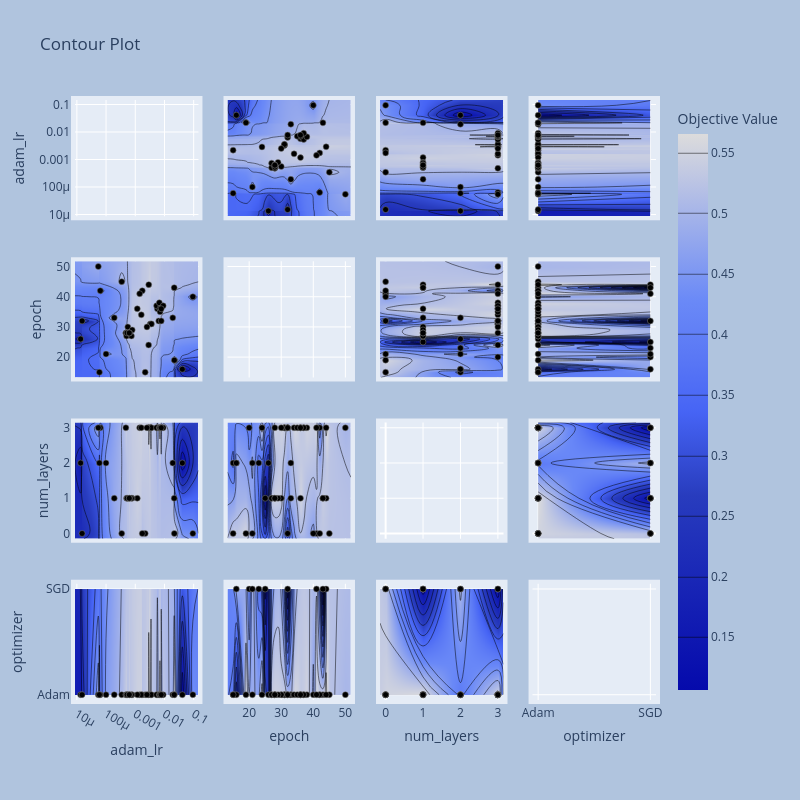

Write notebook code for a chart like this one.
### Code cell
fig = optuna.visualization.plot_contour(study, params=['num_layers',
                                                'optimizer',
                                                'adam_lr',
                                                'epoch'
                                               ])
fig.update_layout(
    autosize=False,
    width=800,
    height=800,
    margin=dict(
        l=50,
        r=50,
        b=100,
        t=100,
        pad=4
    ),
    paper_bgcolor="LightSteelBlue",
)

### Figure 1 — Plotly figure (JSON) as saved in the notebook; plotly's stock layout.template omitted (floating-point values rounded to 4 significant figures; data arrays with more than 128 entries replaced by an {"elided": "..."} marker saying what was removed)
{"data": [{"type": "scatter", "xaxis": "x", "yaxis": "y"}, {"autocontour": true, "colorbar": {"title": {"text": "Objective Value"}}, "colorscale": [[0, "rgb(5,10,172)"], [0.35, "rgb(40,60,190)"], [0.5, "rgb(70,100,245)"], [0.6, "rgb(90,120,245)"], [0.7, "rgb(106,137,247)"], [1, "rgb(220,220,220)"]], "connectgaps": true, "contours": {"coloring": "heatmap", "end": 0.55, "size": 0.05, "start": 0.15}, "hoverinfo": "none", "line": {"smoothing": 1.3}, "reversescale": false, "showscale": true, "type": "contour", "x": [8.635e-06, 1.344e-05, 1.508e-05, 5.424e-05, 5.918e-05, 6.343e-05, 9.957e-05, 0.0001906, 0.0003435, 0.0004775, 0.000504, 0.0005267, 0.000556, 0.0006225, 0.0006369, 0.0007384, 0.0007847, 0.001172, 0.001414, 0.001608, 0.001737, 0.002186, 0.002511, 0.002872, 0.002895, 0.003255, 0.00346, 0.003571, 0.005388, 0.005717, 0.006378, 0.006667, 0.006992, 0.007082, 0.007739, 0.007756, 0.009037, 0.01924, 0.02153, 0.02179, 0.04093, 0.09376, 0.1459], "xaxis": "x5", "y": [13.25, 15, 16, 19, 20, 21, 23, 24, 25, 26, 27, 28, 29, 30, 31, 32, 33, 34, 35, 36, 37, 38, 40, 41, 42, 43, 44, 45, 50, 51.75], "yaxis": "y5", "z": {"elided": "30x43 float values"}}, {"marker": {"color": "black", "line": {"color": "Grey", "width": 0.5}}, "mode": "markers", "showlegend": false, "type": "scatter", "x": [0.002186, 0.0003435, 0.01924, 9.957e-05, 6.343e-05, 0.02179, 1.344e-05, 0.04093, 0.0004775, 5.424e-05, 0.02153, 5.918e-05, 1.508e-05, 0.000504, 0.002872, 0.0001906, 0.09376, 0.001737, 0.001414, 0.002895, 0.001608, 0.00346, 0.003255, 0.003571, 0.002511, 0.006378, 0.007756, 0.001172, 0.000556, 0.0005267, 0.0007847, 0.0007384, 0.0006369, 0.0006225, 0.005717, 0.005388, 0.006667, 0.006992, 0.009037, 0.007082, 0.007739], "xaxis": "x5", "y": [15, 45, 33, 21, 42, 19, 26, 16, 28, 50, 43, 15, 32, 27, 24, 33, 40, 42, 41, 44, 34, 31, 31, 31, 30, 32, 32, 36, 30, 28, 29, 27, 28, 28, 36, 37, 38, 36, 37, 35, 36], "yaxis": "y5"}, {"autocontour": true, "colorbar": {"title": {"text": "Objective Value"}}, "colorscale": [[0, "rgb(5,10,172)"], [0.35, "rgb(40,60,190)"], [0.5, "rgb(70,100,245)"], [0.6, "rgb(90,120,245)"], [0.7, "rgb(106,137,247)"], [1, "rgb(220,220,220)"]], "connectgaps": true, "contours": {"coloring": "heatmap", "end": 0.55, "size": 0.05, "start": 0.15}, "hoverinfo": "none", "line": {"smoothing": 1.3}, "reversescale": false, "showscale": false, "type": "contour", "x": [8.635e-06, 1.344e-05, 1.508e-05, 5.424e-05, 5.918e-05, 6.343e-05, 9.957e-05, 0.0001906, 0.0003435, 0.0004775, 0.000504, 0.0005267, 0.000556, 0.0006225, 0.0006369, 0.0007384, 0.0007847, 0.001172, 0.001414, 0.001608, 0.001737, 0.002186, 0.002511, 0.002872, 0.002895, 0.003255, 0.00346, 0.003571, 0.005388, 0.005717, 0.006378, 0.006667, 0.006992, 0.007082, 0.007739, 0.007756, 0.009037, 0.01924, 0.02153, 0.02179, 0.04093, 0.09376, 0.1459], "xaxis": "x9", "y": [-0.15, 0, 1, 2, 3, 3.15], "yaxis": "y9", "z": {"elided": "6x43 float values"}}, {"marker": {"color": "black", "line": {"color": "Grey", "width": 0.5}}, "mode": "markers", "showlegend": false, "type": "scatter", "x": [0.002186, 0.0003435, 0.01924, 9.957e-05, 6.343e-05, 0.02179, 1.344e-05, 0.04093, 0.0004775, 5.424e-05, 0.02153, 5.918e-05, 1.508e-05, 0.000504, 0.002872, 0.0001906, 0.09376, 0.001737, 0.001414, 0.002895, 0.001608, 0.00346, 0.003255, 0.003571, 0.002511, 0.006378, 0.007756, 0.001172, 0.000556, 0.0005267, 0.0007847, 0.0007384, 0.0006369, 0.0006225, 0.005717, 0.005388, 0.006667, 0.006992, 0.009037, 0.007082, 0.007739], "xaxis": "x9", "y": [0, 0, 2, 2, 3, 0, 2, 2, 3, 3, 1, 2, 0, 1, 3, 1, 0, 0, 3, 3, 3, 3, 3, 3, 3, 3, 3, 1, 1, 1, 1, 1, 1, 1, 3, 3, 3, 3, 3, 3, 3], "yaxis": "y9"}, {"autocontour": true, "colorbar": {"title": {"text": "Objective Value"}}, "colorscale": [[0, "rgb(5,10,172)"], [0.35, "rgb(40,60,190)"], [0.5, "rgb(70,100,245)"], [0.6, "rgb(90,120,245)"], [0.7, "rgb(106,137,247)"], [1, "rgb(220,220,220)"]], "connectgaps": true, "contours": {"coloring": "heatmap", "end": 0.55, "size": 0.05, "start": 0.15}, "hoverinfo": "none", "line": {"smoothing": 1.3}, "reversescale": false, "showscale": false, "type": "contour", "x": [8.635e-06, 1.344e-05, 1.508e-05, 5.424e-05, 5.918e-05, 6.343e-05, 9.957e-05, 0.0001906, 0.0003435, 0.0004775, 0.000504, 0.0005267, 0.000556, 0.0006225, 0.0006369, 0.0007384, 0.0007847, 0.001172, 0.001414, 0.001608, 0.001737, 0.002186, 0.002511, 0.002872, 0.002895, 0.003255, 0.00346, 0.003571, 0.005388, 0.005717, 0.006378, 0.006667, 0.006992, 0.007082, 0.007739, 0.007756, 0.009037, 0.01924, 0.02153, 0.02179, 0.04093, 0.09376, 0.1459], "xaxis": "x13", "y": ["Adam", "SGD"], "yaxis": "y13", "z": [[null, 0.1541, 0.2167, 0.484, 0.3354, 0.3707, 0.4586, 0.4815, 0.5082, 0.5378, 0.5291, 0.5236, 0.5236, 0.5362, 0.5267, 0.5296, 0.5311, 0.5447, 0.5462, 0.5479, 0.5183, 0.5265, 0.5398, 0.5242, 0.5586, 0.5293, 0.5656, 0.5257, 0.5042, 0.48, 0.5192, 0.5407, 0.4939, 0.5383, 0.5189, 0.487, 0.5256, 0.4833, 0.5282, 0.5448, 0.1063, 0.4369, null], [null, null, null, null, null, null, null, null, null, null, null, null, null, null, null, null, null, null, null, null, null, null, null, null, null, null, null, null, null, null, null, null, null, null, null, null, null, null, null, null, null, null, null]]}, {"marker": {"color": "black", "line": {"color": "Grey", "width": 0.5}}, "mode": "markers", "showlegend": false, "type": "scatter", "x": [0.002186, 0.0003435, 0.01924, 9.957e-05, 6.343e-05, 0.02179, 1.344e-05, 0.04093, 0.0004775, 5.424e-05, 0.02153, 5.918e-05, 1.508e-05, 0.000504, 0.002872, 0.0001906, 0.09376, 0.001737, 0.001414, 0.002895, 0.001608, 0.00346, 0.003255, 0.003571, 0.002511, 0.006378, 0.007756, 0.001172, 0.000556, 0.0005267, 0.0007847, 0.0007384, 0.0006369, 0.0006225, 0.005717, 0.005388, 0.006667, 0.006992, 0.009037, 0.007082, 0.007739], "xaxis": "x13", "y": ["Adam", "Adam", "Adam", "Adam", "Adam", "Adam", "Adam", "Adam", "Adam", "Adam", "Adam", "Adam", "Adam", "Adam", "Adam", "Adam", "Adam", "Adam", "Adam", "Adam", "Adam", "Adam", "Adam", "Adam", "Adam", "Adam", "Adam", "Adam", "Adam", "Adam", "Adam", "Adam", "Adam", "Adam", "Adam", "Adam", "Adam", "Adam", "Adam", "Adam", "Adam"], "yaxis": "y13"}, {"autocontour": true, "colorbar": {"title": {"text": "Objective Value"}}, "colorscale": [[0, "rgb(5,10,172)"], [0.35, "rgb(40,60,190)"], [0.5, "rgb(70,100,245)"], [0.6, "rgb(90,120,245)"], [0.7, "rgb(106,137,247)"], [1, "rgb(220,220,220)"]], "connectgaps": true, "contours": {"coloring": "heatmap", "end": 0.55, "size": 0.05, "start": 0.15}, "hoverinfo": "none", "line": {"smoothing": 1.3}, "reversescale": false, "showscale": false, "type": "contour", "x": [13.25, 15, 16, 19, 20, 21, 23, 24, 25, 26, 27, 28, 29, 30, 31, 32, 33, 34, 35, 36, 37, 38, 40, 41, 42, 43, 44, 45, 50, 51.75], "xaxis": "x2", "y": [8.635e-06, 1.344e-05, 1.508e-05, 5.424e-05, 5.918e-05, 6.343e-05, 9.957e-05, 0.0001906, 0.0003435, 0.0004775, 0.000504, 0.0005267, 0.000556, 0.0006225, 0.0006369, 0.0007384, 0.0007847, 0.001172, 0.001414, 0.001608, 0.001737, 0.002186, 0.002511, 0.002872, 0.002895, 0.003255, 0.00346, 0.003571, 0.005388, 0.005717, 0.006378, 0.006667, 0.006992, 0.007082, 0.007739, 0.007756, 0.009037, 0.01924, 0.02153, 0.02179, 0.04093, 0.09376, 0.1459], "yaxis": "y2", "z": {"elided": "43x30 float values"}}, {"marker": {"color": "black", "line": {"color": "Grey", "width": 0.5}}, "mode": "markers", "showlegend": false, "type": "scatter", "x": [15, 45, 33, 21, 42, 19, 26, 16, 28, 50, 43, 15, 32, 27, 24, 33, 40, 42, 41, 44, 34, 31, 31, 31, 30, 32, 32, 36, 30, 28, 29, 27, 28, 28, 36, 37, 38, 36, 37, 35, 36], "xaxis": "x2", "y": [0.002186, 0.0003435, 0.01924, 9.957e-05, 6.343e-05, 0.02179, 1.344e-05, 0.04093, 0.0004775, 5.424e-05, 0.02153, 5.918e-05, 1.508e-05, 0.000504, 0.002872, 0.0001906, 0.09376, 0.001737, 0.001414, 0.002895, 0.001608, 0.00346, 0.003255, 0.003571, 0.002511, 0.006378, 0.007756, 0.001172, 0.000556, 0.0005267, 0.0007847, 0.0007384, 0.0006369, 0.0006225, 0.005717, 0.005388, 0.006667, 0.006992, 0.009037, 0.007082, 0.007739], "yaxis": "y2"}, {"type": "scatter", "xaxis": "x6", "yaxis": "y6"}, {"autocontour": true, "colorbar": {"title": {"text": "Objective Value"}}, "colorscale": [[0, "rgb(5,10,172)"], [0.35, "rgb(40,60,190)"], [0.5, "rgb(70,100,245)"], [0.6, "rgb(90,120,245)"], [0.7, "rgb(106,137,247)"], [1, "rgb(220,220,220)"]], "connectgaps": true, "contours": {"coloring": "heatmap", "end": 0.55, "size": 0.05, "start": 0.05}, "hoverinfo": "none", "line": {"smoothing": 1.3}, "reversescale": false, "showscale": false, "type": "contour", "x": [13.25, 15, 16, 19, 20, 21, 23, 24, 25, 26, 27, 28, 29, 30, 31, 32, 33, 34, 35, 36, 37, 38, 40, 41, 42, 43, 44, 45, 50, 51.75], "xaxis": "x10", "y": [-0.15, 0, 1, 2, 3, 3.15], "yaxis": "y10", "z": {"elided": "6x30 float values"}}, {"marker": {"color": "black", "line": {"color": "Grey", "width": 0.5}}, "mode": "markers", "showlegend": false, "type": "scatter", "x": [15, 45, 33, 21, 41, 42, 19, 25, 26, 44, 20, 23, 16, 28, 43, 50, 43, 21, 15, 32, 16, 32, 27, 24, 33, 40, 42, 41, 44, 34, 31, 31, 31, 30, 32, 32, 36, 30, 28, 29, 27, 28, 28, 36, 37, 38, 36, 37, 35, 36], "xaxis": "x10", "y": [0, 0, 2, 2, 0, 3, 0, 1, 2, 1, 3, 2, 2, 3, 1, 3, 1, 0, 2, 3, 2, 0, 1, 3, 1, 0, 0, 3, 3, 3, 3, 3, 3, 3, 3, 3, 1, 1, 1, 1, 1, 1, 1, 3, 3, 3, 3, 3, 3, 3], "yaxis": "y10"}, {"autocontour": true, "colorbar": {"title": {"text": "Objective Value"}}, "colorscale": [[0, "rgb(5,10,172)"], [0.35, "rgb(40,60,190)"], [0.5, "rgb(70,100,245)"], [0.6, "rgb(90,120,245)"], [0.7, "rgb(106,137,247)"], [1, "rgb(220,220,220)"]], "connectgaps": true, "contours": {"coloring": "heatmap", "end": 0.55, "size": 0.05, "start": 0.05}, "hoverinfo": "none", "line": {"smoothing": 1.3}, "reversescale": false, "showscale": false, "type": "contour", "x": [13.25, 15, 16, 19, 20, 21, 23, 24, 25, 26, 27, 28, 29, 30, 31, 32, 33, 34, 35, 36, 37, 38, 40, 41, 42, 43, 44, 45, 50, 51.75], "xaxis": "x14", "y": ["Adam", "SGD"], "yaxis": "y14", "z": [[null, 0.3354, 0.1063, 0.5448, null, 0.4586, null, 0.5242, null, 0.1541, 0.5296, 0.5362, 0.5311, 0.5236, 0.5257, 0.487, 0.4815, 0.5479, 0.5383, 0.5189, 0.5256, 0.5407, 0.4369, 0.5462, 0.5183, 0.5282, 0.5586, 0.5082, 0.484, null], [null, null, 0.4638, null, 0.3517, 0.4856, 0.329, null, 0.02999, null, null, null, null, null, null, 0.008346, null, null, null, null, null, null, null, 0.4967, null, 0.02356, 0.5175, null, null, null]]}, {"marker": {"color": "black", "line": {"color": "Grey", "width": 0.5}}, "mode": "markers", "showlegend": false, "type": "scatter", "x": [15, 45, 33, 21, 41, 42, 19, 25, 26, 44, 20, 23, 16, 28, 43, 50, 43, 21, 15, 32, 16, 32, 27, 24, 33, 40, 42, 41, 44, 34, 31, 31, 31, 30, 32, 32, 36, 30, 28, 29, 27, 28, 28, 36, 37, 38, 36, 37, 35, 36], "xaxis": "x14", "y": ["Adam", "Adam", "Adam", "Adam", "SGD", "Adam", "Adam", "SGD", "Adam", "SGD", "SGD", "SGD", "Adam", "Adam", "SGD", "Adam", "Adam", "SGD", "Adam", "SGD", "SGD", "Adam", "Adam", "Adam", "Adam", "Adam", "Adam", "Adam", "Adam", "Adam", "Adam", "Adam", "Adam", "Adam", "Adam", "Adam", "Adam", "Adam", "Adam", "Adam", "Adam", "Adam", "Adam", "Adam", "Adam", "Adam", "Adam", "Adam", "Adam", "Adam"], "yaxis": "y14"}, {"autocontour": true, "colorbar": {"title": {"text": "Objective Value"}}, "colorscale": [[0, "rgb(5,10,172)"], [0.35, "rgb(40,60,190)"], [0.5, "rgb(70,100,245)"], [0.6, "rgb(90,120,245)"], [0.7, "rgb(106,137,247)"], [1, "rgb(220,220,220)"]], "connectgaps": true, "contours": {"coloring": "heatmap", "end": 0.55, "size": 0.05, "start": 0.15}, "hoverinfo": "none", "line": {"smoothing": 1.3}, "reversescale": false, "showscale": false, "type": "contour", "x": [-0.15, 0, 1, 2, 3, 3.15], "xaxis": "x3", "y": [8.635e-06, 1.344e-05, 1.508e-05, 5.424e-05, 5.918e-05, 6.343e-05, 9.957e-05, 0.0001906, 0.0003435, 0.0004775, 0.000504, 0.0005267, 0.000556, 0.0006225, 0.0006369, 0.0007384, 0.0007847, 0.001172, 0.001414, 0.001608, 0.001737, 0.002186, 0.002511, 0.002872, 0.002895, 0.003255, 0.00346, 0.003571, 0.005388, 0.005717, 0.006378, 0.006667, 0.006992, 0.007082, 0.007739, 0.007756, 0.009037, 0.01924, 0.02153, 0.02179, 0.04093, 0.09376, 0.1459], "yaxis": "y3", "z": {"elided": "43x6 float values"}}, {"marker": {"color": "black", "line": {"color": "Grey", "width": 0.5}}, "mode": "markers", "showlegend": false, "type": "scatter", "x": [0, 0, 2, 2, 3, 0, 2, 2, 3, 3, 1, 2, 0, 1, 3, 1, 0, 0, 3, 3, 3, 3, 3, 3, 3, 3, 3, 1, 1, 1, 1, 1, 1, 1, 3, 3, 3, 3, 3, 3, 3], "xaxis": "x3", "y": [0.002186, 0.0003435, 0.01924, 9.957e-05, 6.343e-05, 0.02179, 1.344e-05, 0.04093, 0.0004775, 5.424e-05, 0.02153, 5.918e-05, 1.508e-05, 0.000504, 0.002872, 0.0001906, 0.09376, 0.001737, 0.001414, 0.002895, 0.001608, 0.00346, 0.003255, 0.003571, 0.002511, 0.006378, 0.007756, 0.001172, 0.000556, 0.0005267, 0.0007847, 0.0007384, 0.0006369, 0.0006225, 0.005717, 0.005388, 0.006667, 0.006992, 0.009037, 0.007082, 0.007739], "yaxis": "y3"}, {"autocontour": true, "colorbar": {"title": {"text": "Objective Value"}}, "colorscale": [[0, "rgb(5,10,172)"], [0.35, "rgb(40,60,190)"], [0.5, "rgb(70,100,245)"], [0.6, "rgb(90,120,245)"], [0.7, "rgb(106,137,247)"], [1, "rgb(220,220,220)"]], "connectgaps": true, "contours": {"coloring": "heatmap", "end": 0.55, "size": 0.05, "start": 0.05}, "hoverinfo": "none", "line": {"smoothing": 1.3}, "reversescale": false, "showscale": false, "type": "contour", "x": [-0.15, 0, 1, 2, 3, 3.15], "xaxis": "x7", "y": [13.25, 15, 16, 19, 20, 21, 23, 24, 25, 26, 27, 28, 29, 30, 31, 32, 33, 34, 35, 36, 37, 38, 40, 41, 42, 43, 44, 45, 50, 51.75], "yaxis": "y7", "z": {"elided": "30x6 float values"}}, {"marker": {"color": "black", "line": {"color": "Grey", "width": 0.5}}, "mode": "markers", "showlegend": false, "type": "scatter", "x": [0, 0, 2, 2, 0, 3, 0, 1, 2, 1, 3, 2, 2, 3, 1, 3, 1, 0, 2, 3, 2, 0, 1, 3, 1, 0, 0, 3, 3, 3, 3, 3, 3, 3, 3, 3, 1, 1, 1, 1, 1, 1, 1, 3, 3, 3, 3, 3, 3, 3], "xaxis": "x7", "y": [15, 45, 33, 21, 41, 42, 19, 25, 26, 44, 20, 23, 16, 28, 43, 50, 43, 21, 15, 32, 16, 32, 27, 24, 33, 40, 42, 41, 44, 34, 31, 31, 31, 30, 32, 32, 36, 30, 28, 29, 27, 28, 28, 36, 37, 38, 36, 37, 35, 36], "yaxis": "y7"}, {"type": "scatter", "xaxis": "x11", "yaxis": "y11"}, {"autocontour": true, "colorbar": {"title": {"text": "Objective Value"}}, "colorscale": [[0, "rgb(5,10,172)"], [0.35, "rgb(40,60,190)"], [0.5, "rgb(70,100,245)"], [0.6, "rgb(90,120,245)"], [0.7, "rgb(106,137,247)"], [1, "rgb(220,220,220)"]], "connectgaps": true, "contours": {"coloring": "heatmap", "end": 0.5, "size": 0.05, "start": 0.05}, "hoverinfo": "none", "line": {"smoothing": 1.3}, "reversescale": false, "showscale": false, "type": "contour", "x": [-0.15, 0, 1, 2, 3, 3.15], "xaxis": "x15", "y": ["Adam", "SGD"], "yaxis": "y15", "z": [[null, 0.5183, 0.5362, 0.3354, 0.5189, null], [null, 0.4856, 0.02356, 0.4638, 0.008346, null]]}, {"marker": {"color": "black", "line": {"color": "Grey", "width": 0.5}}, "mode": "markers", "showlegend": false, "type": "scatter", "x": [0, 0, 2, 2, 0, 3, 0, 1, 2, 1, 3, 2, 2, 3, 1, 3, 1, 0, 2, 3, 2, 0, 1, 3, 1, 0, 0, 3, 3, 3, 3, 3, 3, 3, 3, 3, 1, 1, 1, 1, 1, 1, 1, 3, 3, 3, 3, 3, 3, 3], "xaxis": "x15", "y": ["Adam", "Adam", "Adam", "Adam", "SGD", "Adam", "Adam", "SGD", "Adam", "SGD", "SGD", "SGD", "Adam", "Adam", "SGD", "Adam", "Adam", "SGD", "Adam", "SGD", "SGD", "Adam", "Adam", "Adam", "Adam", "Adam", "Adam", "Adam", "Adam", "Adam", "Adam", "Adam", "Adam", "Adam", "Adam", "Adam", "Adam", "Adam", "Adam", "Adam", "Adam", "Adam", "Adam", "Adam", "Adam", "Adam", "Adam", "Adam", "Adam", "Adam"], "yaxis": "y15"}, {"autocontour": true, "colorbar": {"title": {"text": "Objective Value"}}, "colorscale": [[0, "rgb(5,10,172)"], [0.35, "rgb(40,60,190)"], [0.5, "rgb(70,100,245)"], [0.6, "rgb(90,120,245)"], [0.7, "rgb(106,137,247)"], [1, "rgb(220,220,220)"]], "connectgaps": true, "contours": {"coloring": "heatmap", "end": 0.55, "size": 0.05, "start": 0.15}, "hoverinfo": "none", "line": {"smoothing": 1.3}, "reversescale": false, "showscale": false, "type": "contour", "x": ["Adam", "SGD"], "xaxis": "x4", "y": [8.635e-06, 1.344e-05, 1.508e-05, 5.424e-05, 5.918e-05, 6.343e-05, 9.957e-05, 0.0001906, 0.0003435, 0.0004775, 0.000504, 0.0005267, 0.000556, 0.0006225, 0.0006369, 0.0007384, 0.0007847, 0.001172, 0.001414, 0.001608, 0.001737, 0.002186, 0.002511, 0.002872, 0.002895, 0.003255, 0.00346, 0.003571, 0.005388, 0.005717, 0.006378, 0.006667, 0.006992, 0.007082, 0.007739, 0.007756, 0.009037, 0.01924, 0.02153, 0.02179, 0.04093, 0.09376, 0.1459], "yaxis": "y4", "z": [[null, null], [0.1541, null], [0.2167, null], [0.484, null], [0.3354, null], [0.3707, null], [0.4586, null], [0.4815, null], [0.5082, null], [0.5378, null], [0.5291, null], [0.5236, null], [0.5236, null], [0.5362, null], [0.5267, null], [0.5296, null], [0.5311, null], [0.5447, null], [0.5462, null], [0.5479, null], [0.5183, null], [0.5265, null], [0.5398, null], [0.5242, null], [0.5586, null], [0.5293, null], [0.5656, null], [0.5257, null], [0.5042, null], [0.48, null], [0.5192, null], [0.5407, null], [0.4939, null], [0.5383, null], [0.5189, null], [0.487, null], [0.5256, null], [0.4833, null], [0.5282, null], [0.5448, null], [0.1063, null], [0.4369, null], [null, null]]}, {"marker": {"color": "black", "line": {"color": "Grey", "width": 0.5}}, "mode": "markers", "showlegend": false, "type": "scatter", "x": ["Adam", "Adam", "Adam", "Adam", "Adam", "Adam", "Adam", "Adam", "Adam", "Adam", "Adam", "Adam", "Adam", "Adam", "Adam", "Adam", "Adam", "Adam", "Adam", "Adam", "Adam", "Adam", "Adam", "Adam", "Adam", "Adam", "Adam", "Adam", "Adam", "Adam", "Adam", "Adam", "Adam", "Adam", "Adam", "Adam", "Adam", "Adam", "Adam", "Adam", "Adam"], "xaxis": "x4", "y": [0.002186, 0.0003435, 0.01924, 9.957e-05, 6.343e-05, 0.02179, 1.344e-05, 0.04093, 0.0004775, 5.424e-05, 0.02153, 5.918e-05, 1.508e-05, 0.000504, 0.002872, 0.0001906, 0.09376, 0.001737, 0.001414, 0.002895, 0.001608, 0.00346, 0.003255, 0.003571, 0.002511, 0.006378, 0.007756, 0.001172, 0.000556, 0.0005267, 0.0007847, 0.0007384, 0.0006369, 0.0006225, 0.005717, 0.005388, 0.006667, 0.006992, 0.009037, 0.007082, 0.007739], "yaxis": "y4"}, {"autocontour": true, "colorbar": {"title": {"text": "Objective Value"}}, "colorscale": [[0, "rgb(5,10,172)"], [0.35, "rgb(40,60,190)"], [0.5, "rgb(70,100,245)"], [0.6, "rgb(90,120,245)"], [0.7, "rgb(106,137,247)"], [1, "rgb(220,220,220)"]], "connectgaps": true, "contours": {"coloring": "heatmap", "end": 0.55, "size": 0.05, "start": 0.05}, "hoverinfo": "none", "line": {"smoothing": 1.3}, "reversescale": false, "showscale": false, "type": "contour", "x": ["Adam", "SGD"], "xaxis": "x8", "y": [13.25, 15, 16, 19, 20, 21, 23, 24, 25, 26, 27, 28, 29, 30, 31, 32, 33, 34, 35, 36, 37, 38, 40, 41, 42, 43, 44, 45, 50, 51.75], "yaxis": "y8", "z": [[null, null], [0.3354, null], [0.1063, 0.4638], [0.5448, null], [null, 0.3517], [0.4586, 0.4856], [null, 0.329], [0.5242, null], [null, 0.02999], [0.1541, null], [0.5296, null], [0.5362, null], [0.5311, null], [0.5236, null], [0.5257, null], [0.487, 0.008346], [0.4815, null], [0.5479, null], [0.5383, null], [0.5189, null], [0.5256, null], [0.5407, null], [0.4369, null], [0.5462, 0.4967], [0.5183, null], [0.5282, 0.02356], [0.5586, 0.5175], [0.5082, null], [0.484, null], [null, null]]}, {"marker": {"color": "black", "line": {"color": "Grey", "width": 0.5}}, "mode": "markers", "showlegend": false, "type": "scatter", "x": ["Adam", "Adam", "Adam", "Adam", "SGD", "Adam", "Adam", "SGD", "Adam", "SGD", "SGD", "SGD", "Adam", "Adam", "SGD", "Adam", "Adam", "SGD", "Adam", "SGD", "SGD", "Adam", "Adam", "Adam", "Adam", "Adam", "Adam", "Adam", "Adam", "Adam", "Adam", "Adam", "Adam", "Adam", "Adam", "Adam", "Adam", "Adam", "Adam", "Adam", "Adam", "Adam", "Adam", "Adam", "Adam", "Adam", "Adam", "Adam", "Adam", "Adam"], "xaxis": "x8", "y": [15, 45, 33, 21, 41, 42, 19, 25, 26, 44, 20, 23, 16, 28, 43, 50, 43, 21, 15, 32, 16, 32, 27, 24, 33, 40, 42, 41, 44, 34, 31, 31, 31, 30, 32, 32, 36, 30, 28, 29, 27, 28, 28, 36, 37, 38, 36, 37, 35, 36], "yaxis": "y8"}, {"autocontour": true, "colorbar": {"title": {"text": "Objective Value"}}, "colorscale": [[0, "rgb(5,10,172)"], [0.35, "rgb(40,60,190)"], [0.5, "rgb(70,100,245)"], [0.6, "rgb(90,120,245)"], [0.7, "rgb(106,137,247)"], [1, "rgb(220,220,220)"]], "connectgaps": true, "contours": {"coloring": "heatmap", "end": 0.5, "size": 0.05, "start": 0.05}, "hoverinfo": "none", "line": {"smoothing": 1.3}, "reversescale": false, "showscale": false, "type": "contour", "x": ["Adam", "SGD"], "xaxis": "x12", "y": [-0.15, 0, 1, 2, 3, 3.15], "yaxis": "y12", "z": [[null, null], [0.5183, 0.4856], [0.5362, 0.02356], [0.3354, 0.4638], [0.5189, 0.008346], [null, null]]}, {"marker": {"color": "black", "line": {"color": "Grey", "width": 0.5}}, "mode": "markers", "showlegend": false, "type": "scatter", "x": ["Adam", "Adam", "Adam", "Adam", "SGD", "Adam", "Adam", "SGD", "Adam", "SGD", "SGD", "SGD", "Adam", "Adam", "SGD", "Adam", "Adam", "SGD", "Adam", "SGD", "SGD", "Adam", "Adam", "Adam", "Adam", "Adam", "Adam", "Adam", "Adam", "Adam", "Adam", "Adam", "Adam", "Adam", "Adam", "Adam", "Adam", "Adam", "Adam", "Adam", "Adam", "Adam", "Adam", "Adam", "Adam", "Adam", "Adam", "Adam", "Adam", "Adam"], "xaxis": "x12", "y": [0, 0, 2, 2, 0, 3, 0, 1, 2, 1, 3, 2, 2, 3, 1, 3, 1, 0, 2, 3, 2, 0, 1, 3, 1, 0, 0, 3, 3, 3, 3, 3, 3, 3, 3, 3, 1, 1, 1, 1, 1, 1, 1, 3, 3, 3, 3, 3, 3, 3], "yaxis": "y12"}, {"type": "scatter", "xaxis": "x16", "yaxis": "y16"}], "layout": {"autosize": false, "height": 800, "margin": {"b": 100, "l": 50, "pad": 4, "r": 50, "t": 100}, "paper_bgcolor": "LightSteelBlue", "title": {"text": "Contour Plot"}, "width": 800, "xaxis": {"anchor": "y", "domain": [0, 0.2125], "matches": "x13", "range": [-5.064, -0.8358], "showticklabels": false, "type": "log"}, "xaxis10": {"anchor": "y10", "domain": [0.2625, 0.475], "matches": "x14", "range": [13.25, 51.75], "showticklabels": false, "type": "linear"}, "xaxis11": {"anchor": "y11", "domain": [0.525, 0.7375], "matches": "x15", "range": [-0.15, 3.15], "showticklabels": false}, "xaxis12": {"anchor": "y12", "domain": [0.7875, 1], "matches": "x16", "range": [-0.05, 1.05], "showticklabels": false, "type": "category"}, "xaxis13": {"anchor": "y13", "domain": [0, 0.2125], "range": [-5.064, -0.8358], "title": {"text": "adam_lr"}, "type": "log"}, "xaxis14": {"anchor": "y14", "domain": [0.2625, 0.475], "range": [13.25, 51.75], "title": {"text": "epoch"}, "type": "linear"}, "xaxis15": {"anchor": "y15", "domain": [0.525, 0.7375], "range": [-0.15, 3.15], "title": {"text": "num_layers"}, "type": "linear"}, "xaxis16": {"anchor": "y16", "domain": [0.7875, 1], "range": [-0.05, 1.05], "title": {"text": "optimizer"}, "type": "category"}, "xaxis2": {"anchor": "y2", "domain": [0.2625, 0.475], "matches": "x14", "range": [13.25, 51.75], "showticklabels": false, "type": "linear"}, "xaxis3": {"anchor": "y3", "domain": [0.525, 0.7375], "matches": "x15", "range": [-0.15, 3.15], "showticklabels": false, "type": "linear"}, "xaxis4": {"anchor": "y4", "domain": [0.7875, 1], "matches": "x16", "range": [-0.05, 1.05], "showticklabels": false, "type": "category"}, "xaxis5": {"anchor": "y5", "domain": [0, 0.2125], "matches": "x13", "range": [-5.064, -0.8358], "showticklabels": false, "type": "log"}, "xaxis6": {"anchor": "y6", "domain": [0.2625, 0.475], "matches": "x14", "range": [13.25, 51.75], "showticklabels": false}, "xaxis7": {"anchor": "y7", "domain": [0.525, 0.7375], "matches": "x15", "range": [-0.15, 3.15], "showticklabels": false, "type": "linear"}, "xaxis8": {"anchor": "y8", "domain": [0.7875, 1], "matches": "x16", "range": [-0.05, 1.05], "showticklabels": false, "type": "category"}, "xaxis9": {"anchor": "y9", "domain": [0, 0.2125], "matches": "x13", "range": [-5.064, -0.8358], "showticklabels": false, "type": "log"}, "yaxis": {"anchor": "x", "domain": [0.8063, 1], "range": [-5.064, -0.8358], "title": {"text": "adam_lr"}, "type": "log"}, "yaxis10": {"anchor": "x10", "domain": [0.2687, 0.4625], "matches": "y9", "range": [-0.15, 3.15], "showticklabels": false, "type": "linear"}, "yaxis11": {"anchor": "x11", "domain": [0.2687, 0.4625], "matches": "y9", "range": [-0.15, 3.15], "showticklabels": false}, "yaxis12": {"anchor": "x12", "domain": [0.2687, 0.4625], "matches": "y9", "range": [-0.15, 3.15], "showticklabels": false, "type": "linear"}, "yaxis13": {"anchor": "x13", "domain": [0, 0.1938], "range": [-0.05, 1.05], "title": {"text": "optimizer"}, "type": "category"}, "yaxis14": {"anchor": "x14", "domain": [0, 0.1938], "matches": "y13", "range": [-0.05, 1.05], "showticklabels": false, "type": "category"}, "yaxis15": {"anchor": "x15", "domain": [0, 0.1938], "matches": "y13", "range": [-0.05, 1.05], "showticklabels": false, "type": "category"}, "yaxis16": {"anchor": "x16", "domain": [0, 0.1938], "matches": "y13", "range": [-0.05, 1.05], "showticklabels": false, "type": "category"}, "yaxis2": {"anchor": "x2", "domain": [0.8063, 1], "matches": "y", "range": [-5.064, -0.8358], "showticklabels": false, "type": "log"}, "yaxis3": {"anchor": "x3", "domain": [0.8063, 1], "matches": "y", "range": [-5.064, -0.8358], "showticklabels": false, "type": "log"}, "yaxis4": {"anchor": "x4", "domain": [0.8063, 1], "matches": "y", "range": [-5.064, -0.8358], "showticklabels": false, "type": "log"}, "yaxis5": {"anchor": "x5", "domain": [0.5375, 0.7312], "range": [13.25, 51.75], "title": {"text": "epoch"}, "type": "linear"}, "yaxis6": {"anchor": "x6", "domain": [0.5375, 0.7312], "matches": "y5", "range": [13.25, 51.75], "showticklabels": false}, "yaxis7": {"anchor": "x7", "domain": [0.5375, 0.7312], "matches": "y5", "range": [13.25, 51.75], "showticklabels": false, "type": "linear"}, "yaxis8": {"anchor": "x8", "domain": [0.5375, 0.7312], "matches": "y5", "range": [13.25, 51.75], "showticklabels": false, "type": "linear"}, "yaxis9": {"anchor": "x9", "domain": [0.2687, 0.4625], "range": [-0.15, 3.15], "title": {"text": "num_layers"}, "type": "linear"}}}
